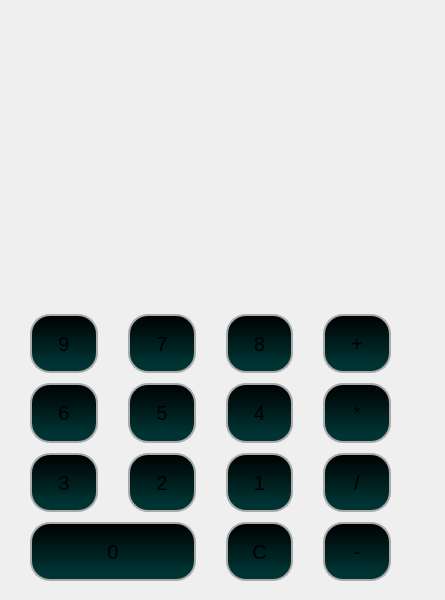
<?xml version="1.0" encoding="UTF-8"?>
<ui version="4.0">
 <class>MainWindow</class>
 <widget class="QMainWindow" name="MainWindow">
  <property name="geometry">
   <rect>
    <x>0</x>
    <y>0</y>
    <width>445</width>
    <height>600</height>
   </rect>
  </property>
  <property name="windowTitle">
   <string>MainWindow</string>
  </property>
  <property name="styleSheet">
   <string notr="true">QPushButton{
font-size: 20px;
padding: 0px;



background-color: qlineargradient(spread:reflect, x1:0, y1:0, x2:0, y2:1, stop:0 #000 stop:0.85 #033);

border-radius: 20%;
border: 1.5px solid #aaa;
}
QPushButton:hover{
	background-color: #000;
}</string>
  </property>
  <widget class="QWidget" name="centralwidget">
   <widget class="QWidget" name="verticalLayoutWidget">
    <property name="geometry">
     <rect>
      <x>30</x>
      <y>20</y>
      <width>361</width>
      <height>561</height>
     </rect>
    </property>
    <layout class="QVBoxLayout" name="verticalLayout_2">
     <item>
      <widget class="QLabel" name="historial">
       <property name="enabled">
        <bool>false</bool>
       </property>
       <property name="sizePolicy">
        <sizepolicy hsizetype="Preferred" vsizetype="Preferred">
         <horstretch>0</horstretch>
         <verstretch>0</verstretch>
        </sizepolicy>
       </property>
       <property name="text">
        <string/>
       </property>
      </widget>
     </item>
     <item>
      <widget class="QLabel" name="consola">
       <property name="sizePolicy">
        <sizepolicy hsizetype="Preferred" vsizetype="Fixed">
         <horstretch>0</horstretch>
         <verstretch>0</verstretch>
        </sizepolicy>
       </property>
       <property name="text">
        <string/>
       </property>
      </widget>
     </item>
     <item>
      <layout class="QGridLayout" name="gridLayout_4">
       <property name="sizeConstraint">
        <enum>QLayout::SizeConstraint::SetDefaultConstraint</enum>
       </property>
       <property name="horizontalSpacing">
        <number>30</number>
       </property>
       <property name="verticalSpacing">
        <number>10</number>
       </property>
       <item row="3" column="0" colspan="2">
        <widget class="QPushButton" name="P_0">
         <property name="sizePolicy">
          <sizepolicy hsizetype="Minimum" vsizetype="Preferred">
           <horstretch>0</horstretch>
           <verstretch>0</verstretch>
          </sizepolicy>
         </property>
         <property name="text">
          <string>0</string>
         </property>
        </widget>
       </item>
       <item row="1" column="2">
        <widget class="QPushButton" name="P_4">
         <property name="sizePolicy">
          <sizepolicy hsizetype="Minimum" vsizetype="Preferred">
           <horstretch>0</horstretch>
           <verstretch>0</verstretch>
          </sizepolicy>
         </property>
         <property name="text">
          <string>4</string>
         </property>
        </widget>
       </item>
       <item row="3" column="2">
        <widget class="QPushButton" name="P_clear">
         <property name="sizePolicy">
          <sizepolicy hsizetype="Minimum" vsizetype="Preferred">
           <horstretch>0</horstretch>
           <verstretch>0</verstretch>
          </sizepolicy>
         </property>
         <property name="text">
          <string>C</string>
         </property>
        </widget>
       </item>
       <item row="2" column="0">
        <widget class="QPushButton" name="P_3">
         <property name="sizePolicy">
          <sizepolicy hsizetype="Minimum" vsizetype="Preferred">
           <horstretch>0</horstretch>
           <verstretch>0</verstretch>
          </sizepolicy>
         </property>
         <property name="text">
          <string>3</string>
         </property>
        </widget>
       </item>
       <item row="2" column="3">
        <widget class="QPushButton" name="P_Div">
         <property name="sizePolicy">
          <sizepolicy hsizetype="Minimum" vsizetype="Preferred">
           <horstretch>0</horstretch>
           <verstretch>0</verstretch>
          </sizepolicy>
         </property>
         <property name="text">
          <string>/</string>
         </property>
        </widget>
       </item>
       <item row="1" column="0">
        <widget class="QPushButton" name="P_6">
         <property name="sizePolicy">
          <sizepolicy hsizetype="Minimum" vsizetype="Preferred">
           <horstretch>0</horstretch>
           <verstretch>0</verstretch>
          </sizepolicy>
         </property>
         <property name="text">
          <string>6</string>
         </property>
        </widget>
       </item>
       <item row="1" column="1">
        <widget class="QPushButton" name="P_5">
         <property name="sizePolicy">
          <sizepolicy hsizetype="Minimum" vsizetype="Preferred">
           <horstretch>0</horstretch>
           <verstretch>0</verstretch>
          </sizepolicy>
         </property>
         <property name="text">
          <string>5</string>
         </property>
        </widget>
       </item>
       <item row="2" column="2">
        <widget class="QPushButton" name="P_1">
         <property name="sizePolicy">
          <sizepolicy hsizetype="Minimum" vsizetype="Preferred">
           <horstretch>0</horstretch>
           <verstretch>0</verstretch>
          </sizepolicy>
         </property>
         <property name="text">
          <string>1</string>
         </property>
        </widget>
       </item>
       <item row="2" column="1">
        <widget class="QPushButton" name="P_2">
         <property name="sizePolicy">
          <sizepolicy hsizetype="Minimum" vsizetype="Preferred">
           <horstretch>0</horstretch>
           <verstretch>0</verstretch>
          </sizepolicy>
         </property>
         <property name="text">
          <string>2</string>
         </property>
        </widget>
       </item>
       <item row="3" column="3">
        <widget class="QPushButton" name="P_Res">
         <property name="sizePolicy">
          <sizepolicy hsizetype="Minimum" vsizetype="Preferred">
           <horstretch>0</horstretch>
           <verstretch>0</verstretch>
          </sizepolicy>
         </property>
         <property name="text">
          <string>-</string>
         </property>
        </widget>
       </item>
       <item row="0" column="0">
        <widget class="QPushButton" name="P_9">
         <property name="sizePolicy">
          <sizepolicy hsizetype="Minimum" vsizetype="Preferred">
           <horstretch>0</horstretch>
           <verstretch>0</verstretch>
          </sizepolicy>
         </property>
         <property name="text">
          <string>9</string>
         </property>
        </widget>
       </item>
       <item row="0" column="1">
        <widget class="QPushButton" name="P_7">
         <property name="sizePolicy">
          <sizepolicy hsizetype="Minimum" vsizetype="Preferred">
           <horstretch>0</horstretch>
           <verstretch>0</verstretch>
          </sizepolicy>
         </property>
         <property name="text">
          <string>7</string>
         </property>
        </widget>
       </item>
       <item row="0" column="2">
        <widget class="QPushButton" name="P_8">
         <property name="sizePolicy">
          <sizepolicy hsizetype="Minimum" vsizetype="Preferred">
           <horstretch>0</horstretch>
           <verstretch>0</verstretch>
          </sizepolicy>
         </property>
         <property name="text">
          <string>8</string>
         </property>
        </widget>
       </item>
       <item row="1" column="3">
        <widget class="QPushButton" name="P_Mul">
         <property name="sizePolicy">
          <sizepolicy hsizetype="Minimum" vsizetype="Preferred">
           <horstretch>0</horstretch>
           <verstretch>0</verstretch>
          </sizepolicy>
         </property>
         <property name="styleSheet">
          <string notr="true"/>
         </property>
         <property name="text">
          <string>*</string>
         </property>
        </widget>
       </item>
       <item row="0" column="3">
        <widget class="QPushButton" name="P_Sum">
         <property name="sizePolicy">
          <sizepolicy hsizetype="Minimum" vsizetype="Ignored">
           <horstretch>0</horstretch>
           <verstretch>0</verstretch>
          </sizepolicy>
         </property>
         <property name="text">
          <string>+</string>
         </property>
        </widget>
       </item>
      </layout>
     </item>
    </layout>
   </widget>
  </widget>
 </widget>
 <resources/>
 <connections/>
</ui>
